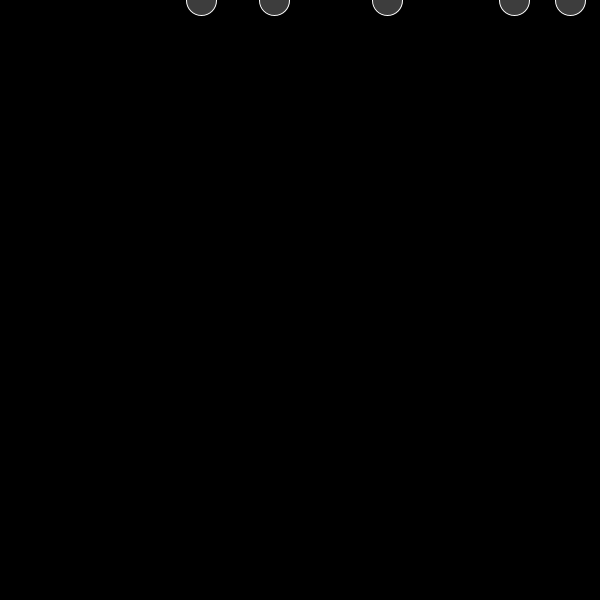
Frame 1 (no input)
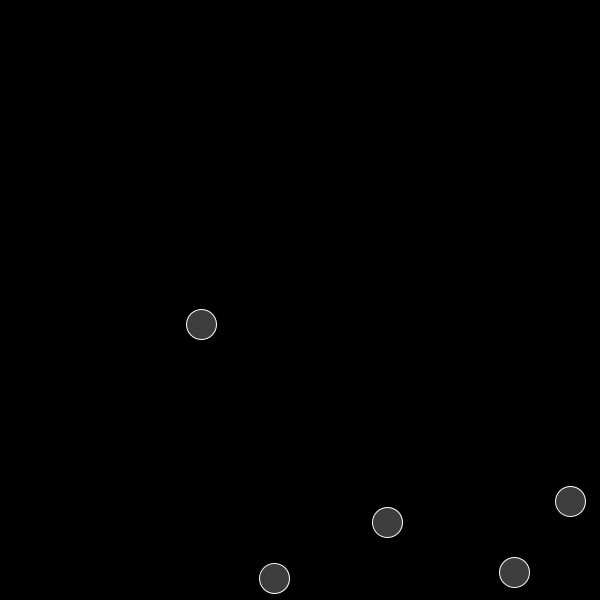
Frame 60 (the mouse pressed at the canvas centre just before this capture)
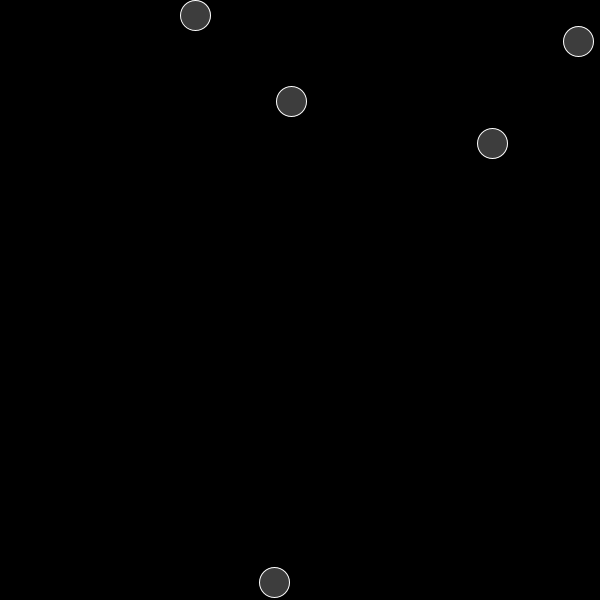
Frame 120 (the mouse held since frame 60 and released just before this capture)

The Processing sketch that drew these frames (run headless with seeded random() and noise(); from frame 60 on, the mouse is pressed at the canvas centre):

// Processing sketch: Forces
// ── Forces.pde
// Simulating forces on bodies with mass

int n = 5;
Body[] bodies = new Body[n];

// Constants and coefficients
float g = 2; // acceleration due to gravity m/s^2
float mu = -0.8; // coefficient of friction
float rho = 1; // density kg/m^3
float area = 1; // area m^2
float Cd = 0.05; // coefficient of drag

// Forces
PVector gravity = new PVector(0, g);
PVector wind, friction, drag;

void initBodies() {
  for (int i = 0; i < n; i++) {
    PVector initPosition = new PVector(random(0, width), 0);
    bodies[i] = new Body(initPosition, random(0, 80));
  }
}

void setup() {
  size(600, 600);
  background(0);
  initBodies();
}

void draw() {
  background(0);
  for (Body b : bodies) {
    b.show();
    b.propogate();
    // collisions(b);
    calcGravity(b);
    calcFriction(b);
    calcDrag(b);
    if (mousePressed) {
      wind = new PVector(random(-50, 50), -80);
      b.applyForce(wind);
    }
  }
}

void collisions(Body b) {
  for (Body other : bodies) {
    if (b != other && b.collision(other)) {
      b.velocity.mult(-1);
      other.velocity.mult(-1);
    }
  }
}

void calcGravity(Body b) {
  PVector gravityCopy = gravity.copy();
  gravityCopy.mult(b.mass); // scale gravity my bodies mass
  b.applyForce(gravityCopy);
}

void calcFriction(Body b) {
  if (b.position.y >= height - b.radius && b.velocity.x != 0) {
    friction = b.velocity.copy();
    friction.normalize();
    friction.mult(mu);
    b.applyForce(friction);
  }
}

void calcDrag(Body b) {
  PVector drag = b.velocity.copy();
  drag.normalize();
  drag.mult(-0.5 * rho * area * pow(b.velocity.mag(), 2));
  b.applyForce(drag);
}

// ── Body.pde
class Body {

  // visual properties
  color c = color(0);
  float radius = 15;

  // kinematic and kinetic properties
  PVector position, velocity, acceleration;
  float mass;

  // Constructors ******

  Body(PVector p0, PVector v0, PVector a0, float m) {
    position = p0;
    velocity = v0;
    acceleration = a0;
    mass = m;
  }

  Body(PVector p0, float m) {
    position = p0;
    velocity = new PVector(0, 0);
    acceleration = new PVector(0, 0);
    mass = m;
  }

  // ******

  void checkConstraints() {
    position.x = constrain(position.x, radius, width - radius);
    position.y = constrain(position.y, radius, height - radius);
    if (position.x <= radius || position.x >= width - radius) {
      velocity.x = -velocity.x;
    }
    if (position.y <= 0 || position.y >= height - radius) {
      velocity.y = -velocity.y;
    }
  }

  void propogate() {
    velocity.add(acceleration);
    position.add(velocity);
    acceleration.mult(0);
    checkConstraints();
  }

  void applyForce(PVector force) {
    /*
     Force = mass * acceleration
     dividing the force vector by an objects mass, will
     change the original force for all other objects!
     Therefore, a copy of the force vector object is needed
     */
    PVector f = PVector.div(force, mass);
    acceleration.add(f);
  }

  boolean collision(Body other) {
    float distance = dist(position.x, position.y, other.position.x, other.position.y);
    if (distance <= radius + other.radius + 5) {
      return true;
    }
    return false;
  }

  void show() {
    stroke(255);
    strokeWeight(1);
    fill(155, 100);
    ellipse(position.x, position.y, radius * 2, radius * 2);
  }
}
